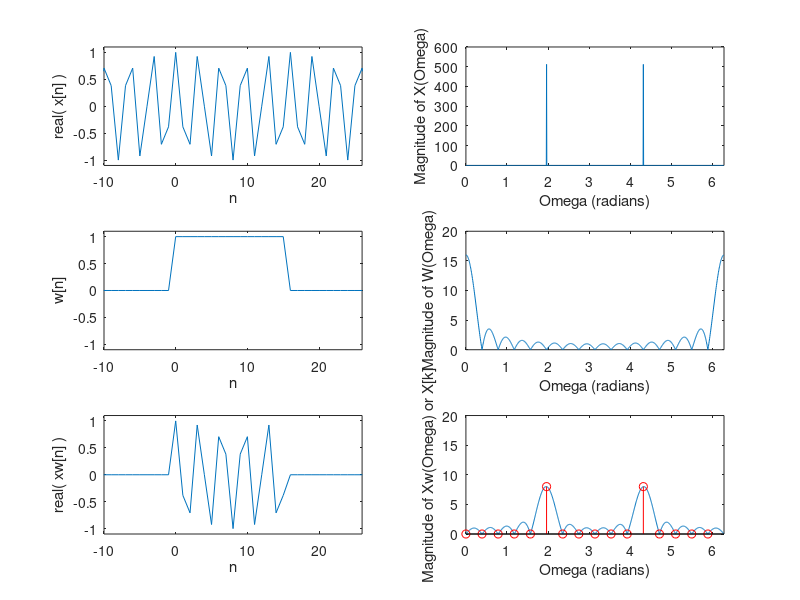

Reproduce this figure in MATLAB.
function smearing2()
% smearing2 shows the effect of windowing on the spectrum of a signal.
% Two signals are tested : a complex exponential and a cosine
% The DTFT is approximated (given that in reality the spectrum is calculated with the DFT in all cases)
% by having a very large window (N1=1024 samples of the signal).
% The effect of windowing is then shown by windowing the siganl using a window of length N=16.
% Arrange the windows at your desktop so that the figure and the command prompt are visible all the time. 
% call smearing2 and press enter at the command prompt - every time you press enter the frequency of the signal increases slightly

N = 16;
N1 = 1024;
n = (0:N1-1)-100;
axislimits = [-10,N+10,-1.1,1.1];

wn = zeros( size(n) );
wn(find( (n>=0) & (n<N) )) = rectwin(N);
%Comment the above line and uncomment the one below to try Hamming window
%wn(find( (n>=0) & (n<N) )) = hamming(N); 

% Complex Eponential
for expectedk = 0:0.1:5, 
    expectedk
    Omega = expectedk * 2*pi / N;
    xn = exp(j*Omega*n);
    smearing2a(n, xn, N, wn, axislimits); 
    drawnow
    pause;
end

% Cosine
for expectedk = 0:0.1:5,   
    expectedk
    Omega = expectedk * 2*pi / N;
    xn = cos(Omega*n);
    smearing2a(n, xn, N, wn, axislimits); 
    drawnow
    pause;
end


function smearing2a(n, xn, N, wn, axislimits)

Omega = 2*pi * ( 0:length(n)-1 ) / length(n);
xwn   = xn .* wn;
Xk    = fft(xn);
Wk    = fft(wn);
Xwk   = fft(xwn);

k   = 0:N-1;
xxn = xwn( find((n>=0) & (n<N)) );
XXk = fft(xxn);


% Time domain plots
% ----------------------------------------------------
%Input signal
subplot(3,2,1);
plot(n,real(xn));
xlabel('n')
ylabel('real( x[n] )')
axis(axislimits);

% Window
subplot(3,2,3);
plot(n,wn);
ylabel('w[n]')
xlabel('n')
axis(axislimits);

% Windowed input signal
subplot(3,2,5);
plot(n,real(xwn));
xlabel('n')
ylabel('real( xw[n] )')
axis(axislimits);

% Frequency domain plots
% ----------------------------------------------------
% DTFT (approximation) of input signal
subplot(3,2,2);
plot(Omega,abs(Xk));
xlabel('Omega (radians)')
ylabel('Magnitude of X(Omega)');
axis([0,2*pi,0,600])

% DTFT (approximation) of window 
subplot(3,2,4);
plot(Omega,abs(Wk));
xlabel('Omega (radians)')
ylabel('Magnitude of W(Omega)');
axis([0,2*pi,0,20])

% DTFT  (approximation) of windowed input signal 
subplot(3,2,6);
hold off
plot(Omega,abs(Xwk));
xlabel('Omega (radians)')
ylabel('Magnitude of Xw(Omega) or X[k]');

% DFT of windowed input signal 
hold on
axis([0,2*pi,0,20])
stem(k*2*pi/N,abs(XXk), 'r');

